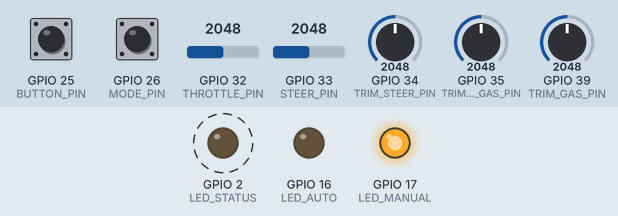
Recording of a sketch running on a simulated ESP32. Shown: output pins drawn as LEDs (lit = HIGH). Dashed ring = blinking. Inputs (shaded band) come from the test bench; at power-on: GPIO 26 (MODE_PIN) HIGH, GPIO 25 (BUTTON_PIN) HIGH, GPIO 32 (THROTTLE_PIN) = 2048, GPIO 33 (STEER_PIN) = 2048, GPIO 34 (TRIM_STEER_PIN) = 2048, GPIO 35 (TRIM_AUTO_GAS_PIN) = 2048, GPIO 39 (TRIM_GAS_PIN) = 2048.

Above: at 0.94 s.
1.3 s: GPIO 26 (MODE_PIN) pulled LOW for 0.15 s
At 1.38 s:
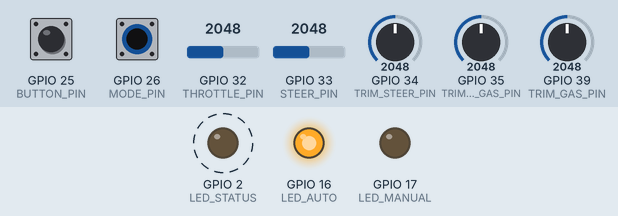
4.3 s: GPIO 26 (MODE_PIN) pulled LOW for 1 s
At 5.76 s:
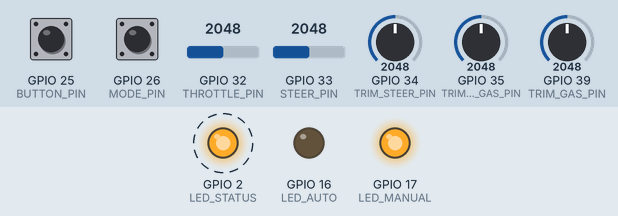
7.3 s: GPIO 26 (MODE_PIN) pulled LOW for 3.2 s
At 7.43 s:
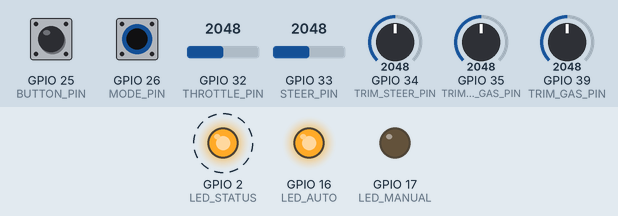
Timing chart, 0 to 18.0 s (numbered marks = the images above; inputs shaded):
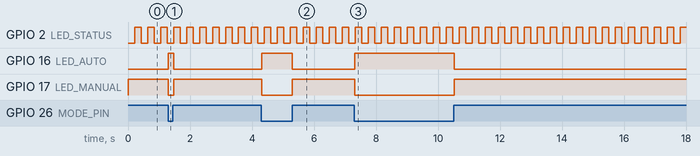

Measured:
- after the input at 1.3 s, GPIO 16 (LED_AUTO): LOW → HIGH at once, → LOW 0.17 s later; GPIO 17 (LED_MANUAL): HIGH → LOW at once, → HIGH 0.17 s later
- after the input at 4.3 s, GPIO 16 (LED_AUTO): LOW → HIGH at once, → LOW 0.98 s later; GPIO 17 (LED_MANUAL): HIGH → LOW at once, → HIGH 0.98 s later
- after the input at 7.3 s, GPIO 16 (LED_AUTO): LOW → HIGH at once, → LOW 3.2 s later; GPIO 17 (LED_MANUAL): HIGH → LOW at once, → HIGH 3.2 s later
- by itself, GPIO 2 (LED_STATUS): alternates HIGH for 0.21 s and LOW for 0.21 s

The sketch:

TX_Q7.ino
```cpp
// TX_Q7: transmitter derived from TX_TorX (manual + autonomous, no OLED)
#include <esp_now.h>
#include <WiFi.h>
#include <esp_wifi.h>

/* ===== IO ===== */
#define THROTTLE_PIN    32
#define STEER_PIN       33
#define TRIM_GAS_PIN      39
#define TRIM_STEER_PIN    34
#define TRIM_AUTO_GAS_PIN 35
#define MODE_PIN        26
#define BUTTON_PIN      25   // nút bấm còi
#define LED_STATUS      2
#define LED_AUTO        16
#define LED_MANUAL      17
#define FILTER_SIZE     5

uint8_t receiverMac[] = {0x88, 0x57, 0x21, 0x24, 0xA0, 0x40};

typedef struct {
  uint16_t throttle;
  uint16_t steer;
  uint8_t  mode;       // 1 = MANUAL (HIGH), 0 = AUTO (LOW)
  uint16_t trimGas;
  uint16_t trimSteer;
  uint16_t trimAutoGas; // mapped to 0..50 (logical autospeed)
  uint8_t  horn;       // 1 = nhấn nút còi, 0 = không
} ControlData;

ControlData txData;
bool sendOK = false;

/* ===== FILTER ===== */
uint16_t throttleBuf[FILTER_SIZE]   = {0};
uint16_t steerBuf[FILTER_SIZE]      = {0};
uint16_t trimGasBuf[FILTER_SIZE]     = {0};
uint16_t trimSteerBuf[FILTER_SIZE]   = {0};
uint16_t trimAutoGasBuf[FILTER_SIZE] = {0};
uint32_t throttleSum    = 0;
uint32_t steerSum       = 0;
uint32_t trimGasSum     = 0;
uint32_t trimSteerSum   = 0;
uint32_t trimAutoGasSum = 0;
uint8_t  filterIndex  = 0;

/* ===== CALLBACK ===== */
void OnDataSent(const uint8_t *mac_addr, esp_now_send_status_t status)
{
  sendOK = (status == ESP_NOW_SEND_SUCCESS);
}

uint16_t movingAverage(uint16_t *buffer, uint32_t &sum, uint16_t newVal)
{
  sum -= buffer[filterIndex];
  buffer[filterIndex] = newVal;
  sum += newVal;
  return sum / FILTER_SIZE;
}

void setup()
{
  pinMode(LED_STATUS, OUTPUT);
  pinMode(LED_AUTO, OUTPUT);
  pinMode(LED_MANUAL, OUTPUT);
  pinMode(MODE_PIN, INPUT_PULLUP);
  pinMode(BUTTON_PIN, INPUT_PULLUP);
  pinMode(THROTTLE_PIN, INPUT);
  pinMode(STEER_PIN, INPUT);

  WiFi.mode(WIFI_STA);
  esp_wifi_set_channel(11, WIFI_SECOND_CHAN_NONE);
  esp_now_init();
  esp_now_register_send_cb(OnDataSent);

  esp_now_peer_info_t peerInfo = {};
  memcpy(peerInfo.peer_addr, receiverMac, 6);
  peerInfo.channel = 11;
  peerInfo.encrypt = false;
  esp_now_add_peer(&peerInfo);

  // initialize filter buffers
  for (uint8_t i = 0; i < FILTER_SIZE; ++i) {
    throttleBuf[i] = analogRead(THROTTLE_PIN);
    steerBuf[i] = analogRead(STEER_PIN);
    trimGasBuf[i] = analogRead(TRIM_GAS_PIN);
    trimSteerBuf[i] = analogRead(TRIM_STEER_PIN);
    trimAutoGasBuf[i] = analogRead(TRIM_AUTO_GAS_PIN);
    throttleSum += throttleBuf[i];
    steerSum += steerBuf[i];
    trimGasSum += trimGasBuf[i];
    trimSteerSum += trimSteerBuf[i];
    trimAutoGasSum += trimAutoGasBuf[i];
  }
}

void loop()
{
  uint16_t rawThrottle   = analogRead(THROTTLE_PIN);
  uint16_t rawSteer      = analogRead(STEER_PIN);
  uint16_t rawTrimGas    = analogRead(TRIM_GAS_PIN);
  uint16_t rawTrimSteer  = analogRead(TRIM_STEER_PIN);
  uint16_t rawTrimAutoGas = analogRead(TRIM_AUTO_GAS_PIN);

  txData.throttle   = movingAverage(throttleBuf,    throttleSum,    rawThrottle);
  txData.steer      = movingAverage(steerBuf,        steerSum,       rawSteer);
  txData.trimGas    = movingAverage(trimGasBuf,      trimGasSum,     rawTrimGas);
  txData.trimSteer  = movingAverage(trimSteerBuf,    trimSteerSum,   rawTrimSteer);
  txData.trimAutoGas = movingAverage(trimAutoGasBuf, trimAutoGasSum, rawTrimAutoGas);

  filterIndex++;
  if (filterIndex >= FILTER_SIZE) filterIndex = 0;

  // map raw ADC -> logical autospeed (0..50) to match TX_TorX behavior
  txData.trimAutoGas = map(txData.trimAutoGas, 0, 4095, 0, 50);

  /* ===== NÚT CÒI ===== */
  txData.horn = (digitalRead(BUTTON_PIN) == LOW) ? 1 : 0; // nhấn nút = LOW (pull-up)

  /* ===== MODE SWITCH ===== */
  bool autoMode = !digitalRead(MODE_PIN); // LOW (GND) = AUTO, HIGH = MANUAL
  txData.mode = autoMode ? 0 : 1;        // 0 = AUTO, 1 = MANUAL

  if (autoMode) {
    digitalWrite(LED_AUTO, HIGH);
    digitalWrite(LED_MANUAL, LOW);
  } else {
    digitalWrite(LED_AUTO, LOW);
    digitalWrite(LED_MANUAL, HIGH);
  }

  esp_now_send(receiverMac, (uint8_t *)&txData, sizeof(txData));

  // status LED blink when transmission OK
  static unsigned long ledTimer = 0;
  static bool ledState = false;
  if (sendOK && millis() - ledTimer >= 200)
  {
    ledTimer = millis();
    ledState = !ledState;
    digitalWrite(LED_STATUS, ledState);
  }
  delay (20);
}
```
